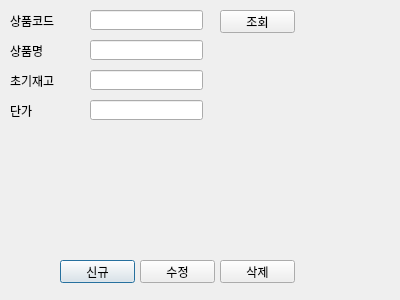
<?xml version="1.0" encoding="UTF-8"?>
<ui version="4.0">
 <class>Dialog</class>
 <widget class="QDialog" name="Dialog">
  <property name="geometry">
   <rect>
    <x>0</x>
    <y>0</y>
    <width>400</width>
    <height>300</height>
   </rect>
  </property>
  <property name="windowTitle">
   <string>상품관리</string>
  </property>
  <widget class="QLabel" name="label_1">
   <property name="geometry">
    <rect>
     <x>10</x>
     <y>10</y>
     <width>81</width>
     <height>21</height>
    </rect>
   </property>
   <property name="text">
    <string>상품코드</string>
   </property>
  </widget>
  <widget class="QLineEdit" name="lineEdit_1">
   <property name="geometry">
    <rect>
     <x>90</x>
     <y>10</y>
     <width>113</width>
     <height>20</height>
    </rect>
   </property>
  </widget>
  <widget class="QLabel" name="label_2">
   <property name="geometry">
    <rect>
     <x>10</x>
     <y>40</y>
     <width>81</width>
     <height>21</height>
    </rect>
   </property>
   <property name="text">
    <string>상품명</string>
   </property>
  </widget>
  <widget class="QLabel" name="label_3">
   <property name="geometry">
    <rect>
     <x>10</x>
     <y>70</y>
     <width>81</width>
     <height>21</height>
    </rect>
   </property>
   <property name="text">
    <string>초기재고</string>
   </property>
  </widget>
  <widget class="QLabel" name="label_4">
   <property name="geometry">
    <rect>
     <x>10</x>
     <y>100</y>
     <width>81</width>
     <height>21</height>
    </rect>
   </property>
   <property name="text">
    <string>단가</string>
   </property>
  </widget>
  <widget class="QLineEdit" name="lineEdit_2">
   <property name="geometry">
    <rect>
     <x>90</x>
     <y>40</y>
     <width>113</width>
     <height>20</height>
    </rect>
   </property>
  </widget>
  <widget class="QLineEdit" name="lineEdit_3">
   <property name="geometry">
    <rect>
     <x>90</x>
     <y>70</y>
     <width>113</width>
     <height>20</height>
    </rect>
   </property>
  </widget>
  <widget class="QLineEdit" name="lineEdit_4">
   <property name="geometry">
    <rect>
     <x>90</x>
     <y>100</y>
     <width>113</width>
     <height>20</height>
    </rect>
   </property>
  </widget>
  <widget class="QPushButton" name="pushButton">
   <property name="geometry">
    <rect>
     <x>60</x>
     <y>260</y>
     <width>75</width>
     <height>23</height>
    </rect>
   </property>
   <property name="text">
    <string>신규</string>
   </property>
  </widget>
  <widget class="QPushButton" name="pushButton_2">
   <property name="geometry">
    <rect>
     <x>140</x>
     <y>260</y>
     <width>75</width>
     <height>23</height>
    </rect>
   </property>
   <property name="text">
    <string>수정</string>
   </property>
  </widget>
  <widget class="QPushButton" name="pushButton_3">
   <property name="geometry">
    <rect>
     <x>220</x>
     <y>260</y>
     <width>75</width>
     <height>23</height>
    </rect>
   </property>
   <property name="text">
    <string>삭제</string>
   </property>
  </widget>
  <widget class="QPushButton" name="pushButton_4">
   <property name="geometry">
    <rect>
     <x>220</x>
     <y>10</y>
     <width>75</width>
     <height>23</height>
    </rect>
   </property>
   <property name="text">
    <string>조회</string>
   </property>
  </widget>
 </widget>
 <resources/>
 <connections/>
</ui>
